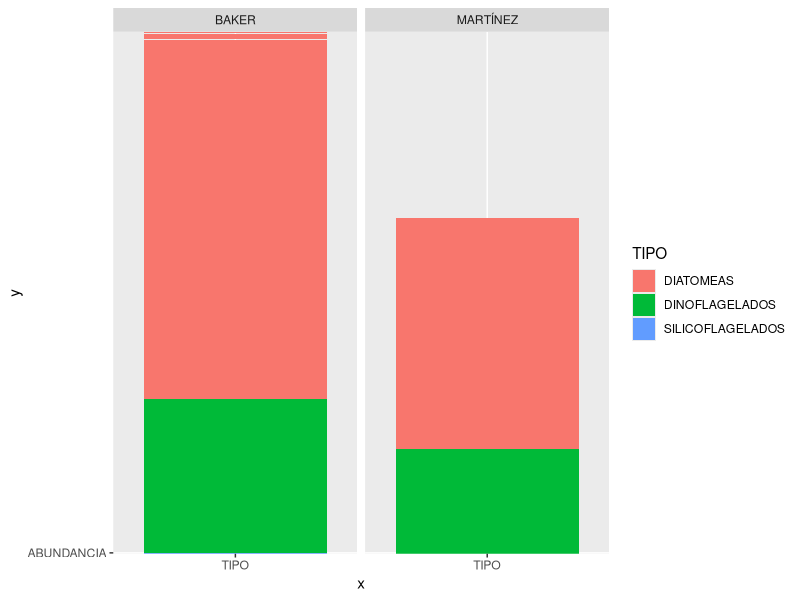

Write the R code that produced this figure.
## ---- chunk 1
knitr::opts_chunk$set(echo = FALSE)
#Cargar las librerías asociadas al trabajo de los datos
library(readxl)
library(graphics)
library(psych)
library(stats)
library(dplyr)
library(tidyr)
library(ggplot2)
## ---- chunk 2
#Montando la base de datos necesaria para realizar el análisis exploratorio
dat <- read_excel("BD_FITO_DIATOMEAS.xlsx")
#Debido a que al parecer es un real problema tener muchas observaciones en 0, cosa que para usar PRIMER si era muy útil, procederé a borrar aquellos registros que tengan abundancia ">0"
df2<-subset(dat, ABUNDANCIA!="0")
df2
## ---- chunk 3
#Haciendo las respectivas transformaciones a factor
df2$CANAL <- as.factor(df2$CANAL)
df2$ESTACIÓN <- as.factor(df2$ESTACIÓN)
df2$ESPECIE <- as.factor(df2$ESPECIE)
df2$PROFUNDIDAD <- as.factor(df2$PROFUNDIDAD)
df2$TIPO <- as.factor(df2$TIPO)
## ---- chunk 4
summary(df2)
head(df2)
str(df2)
## ---- chunk 5
#Aquí intento realizar un histograma
#ggplot(df2, aes(x= 'ABUNDANCIA', color=TIPO))+
#geom_histogram()+facet_wrap(~ CANAL)
## ---- chunk 6
#Sale un poco mejor como gráfico de barras
ggplot(df2, aes(x= 'TIPO', y= 'ABUNDANCIA', fill=TIPO))+
geom_col()+facet_wrap(~ CANAL)
## ---- chunk 7
#Acá, me gustaría poder sacar tablas de cada grupo
T_abu_DIATO <- df2 %>% filter(TIPO=="DIATOMEAS") %>% summarise(mean = mean(ABUNDANCIA), sd = sd(ABUNDANCIA), max(ABUNDANCIA), min (ABUNDANCIA))

knitr::kable(T_abu_DIATO, caption = "Tabla 1. Resumen de la abundancia de diatomeas")

T_abu_DINO <- df2 %>% filter(TIPO=="DINOFLAGELADOS") %>% summarise(mean = mean(ABUNDANCIA), sd = sd(ABUNDANCIA), max(ABUNDANCIA), min (ABUNDANCIA))

knitr::kable(T_abu_DINO, caption = "Tabla 2. Resumen de la abundancia de dinoflagelados")
## ---- chunk 8
Tabla_abu <- df2 %>% group_by(CANAL,PROFUNDIDAD,TIPO) %>% summarise(mean = mean(ABUNDANCIA), sd = sd(ABUNDANCIA), n=n())

knitr::kable(Tabla_abu, caption = "Tabla 1. Resumen de la abundancia de fitoplancton, por canal y profundidad")
